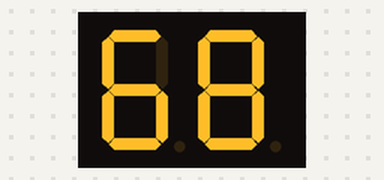
The sketch below on a simulated Arduino Uno, built with avr-gcc and run on an emulated ATmega328P. Parts: 2-digit seven-segment display. Wiring (inferred from the names in the program): 2-digit 7-segment display, segments lit when HIGH: segments pin 2, pin 3, pin 4, pin 5, pin 6, pin 7, pin 8; digit selects pin 11, pin 12. The segment pins are drawn as the display they are named for.

Above: at 0.1 s.
At 1.2 s:
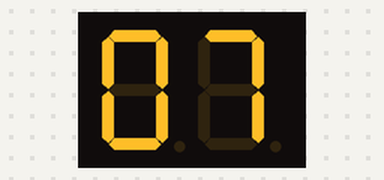
At 2.4 s:
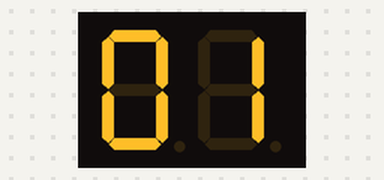
At 3.5 s:
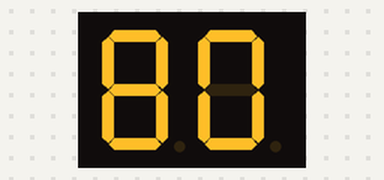

Measured:
- by itself, everything shown: repeats every 4.6 s, in 8 steps
- what the display in image 0 shows lasts 1.1 s, from 0.0 s to 1.1 s

The sketch:

W12_4_7Segment_2Digits.ino
```cpp
// งาน 12.4 : 7-Segment 2 หลัก แสดงรหัสนักศึกษาทีละ 2 หลัก ช่วงละ 1 วินาที
// เช่น รหัส 68070180 -> แสดง 66, 07, 00, 12
// บอร์ด Arduino UNO R4 WiFi   เทคนิค: Multiplexing
// วงจร (Common Cathode 2 ตัว):
//   ขา a–g ของทั้ง 2 ตัวต่อขนานกัน -> D2–D8 (ผ่าน R 220Ω)
//   Common ตัวซ้าย (หลักสิบ) -> D11, Common ตัวขวา (หลักหน่วย) -> D12

const char STUDENT_ID[] = "68070180";             // <<< ใส่รหัสนักศึกษาของตัวเอง

const int SEG_PINS[7]   = {2, 3, 4, 5, 6, 7, 8};  // a, b, c, d, e, f, g
const int DIGIT_PINS[2] = {11, 12};               // [0] = ตัวซ้าย (หลักสิบ), [1] = ตัวขวา (หลักหน่วย)
const bool COMMON_ANODE = false;

const byte DIGITS[10][7] = {
  {1,1,1,1,1,1,0}, {0,1,1,0,0,0,0}, {1,1,0,1,1,0,1}, {1,1,1,1,0,0,1}, {0,1,1,0,0,1,1},
  {1,0,1,1,0,1,1}, {1,0,1,1,1,1,1}, {1,1,1,0,0,0,0}, {1,1,1,1,1,1,1}, {1,1,1,1,0,1,1}
};

void writeSegments(int n) {
  for (int i = 0; i < 7; i++) {
    bool on = DIGITS[n][i];
    if (COMMON_ANODE) on = !on;
    digitalWrite(SEG_PINS[i], on ? HIGH : LOW);
  }
}

// Common Cathode: Common = LOW คือเปิดตัวนั้น, HIGH คือปิด
void digitOn(int d)  { digitalWrite(DIGIT_PINS[d], COMMON_ANODE ? HIGH : LOW); }
void digitOff(int d) { digitalWrite(DIGIT_PINS[d], COMMON_ANODE ? LOW : HIGH); }

// แสดงเลข 2 หลักค้างไว้ ms มิลลิวินาที โดยสลับเปิดทีละตัวเร็ว ๆ
void showTwoDigits(int tens, int ones, unsigned long ms) {
  unsigned long start = millis();
  while (millis() - start < ms) {
    digitOff(1); writeSegments(tens); digitOn(0); delay(5);   // ตัวซ้าย
    digitOff(0); writeSegments(ones); digitOn(1); delay(5);   // ตัวขวา
  }
  digitOff(0);
  digitOff(1);
}

void setup() {
  for (int i = 0; i < 7; i++) pinMode(SEG_PINS[i], OUTPUT);
  for (int d = 0; d < 2; d++) { pinMode(DIGIT_PINS[d], OUTPUT); digitOff(d); }
}

void loop() {
  int len = strlen(STUDENT_ID);
  for (int i = 0; i + 1 < len; i += 2) {
    int tens = STUDENT_ID[i] - '0';        // แปลงตัวอักษร '6' เป็นตัวเลข 6
    int ones = STUDENT_ID[i + 1] - '0';
    showTwoDigits(tens, ones, 1000);
    delay(150);                            // ดับสั้น ๆ ให้เห็นว่าเปลี่ยนคู่ (เช่น 00 ต่อ 00)
  }
}
```
